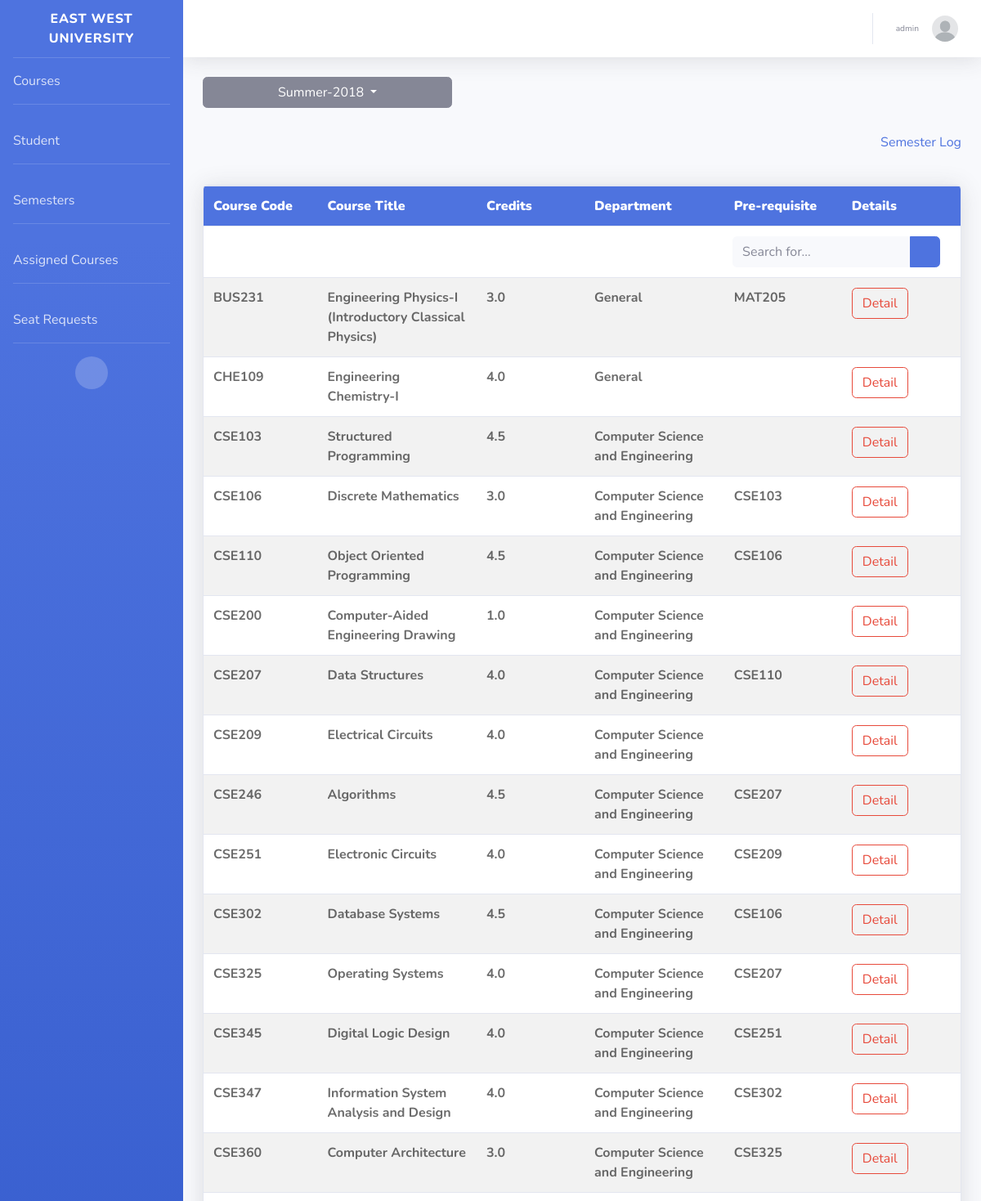
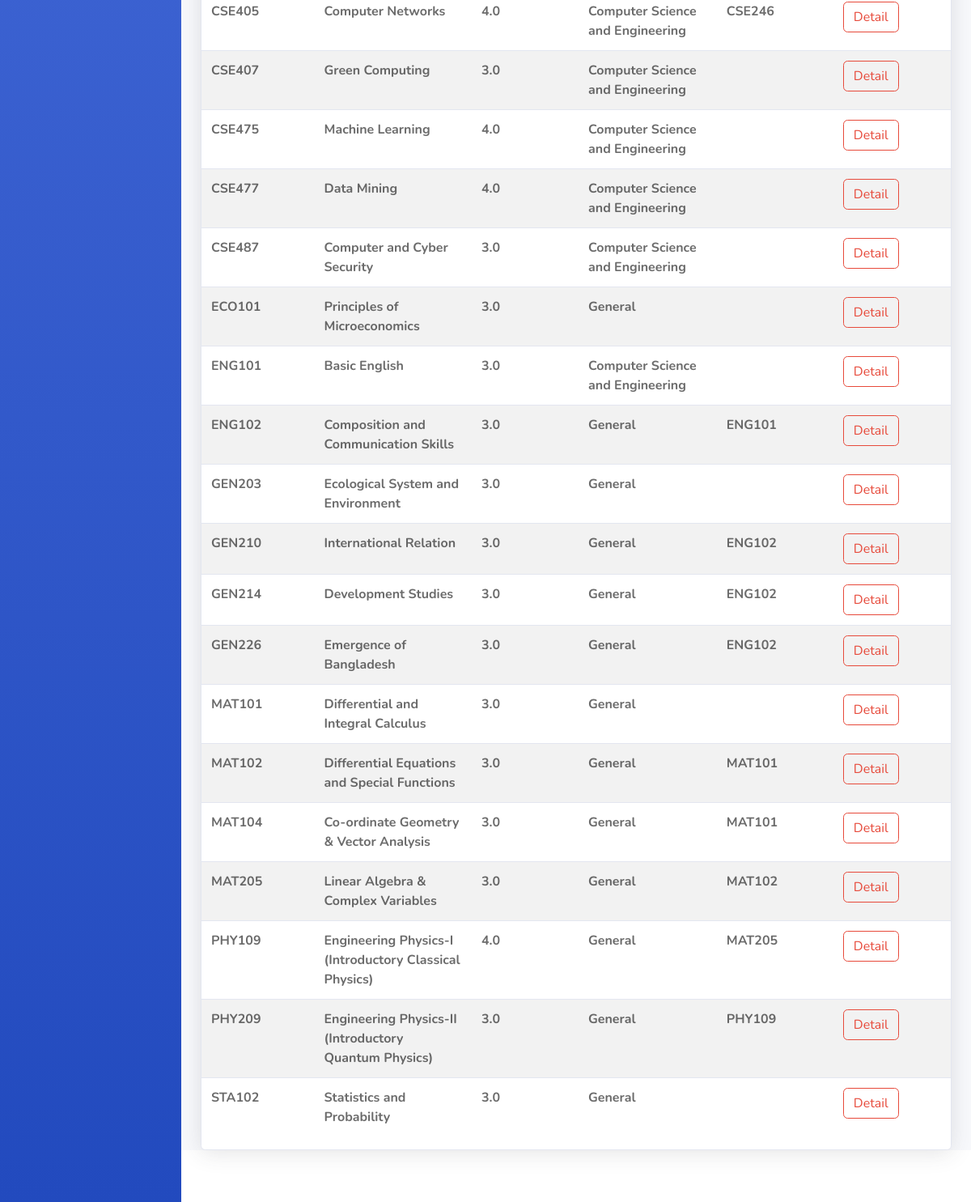
/course-list/ (signed in), run on the app's committed database (2 pictures, top to bottom).
### advising_portal/models.py (models this page shows, shortened)
class Faculty(models.Model):
    GENDERS = (
        (MALE, MALE),
        (FEMALE, FEMALE),
        (OTHER, OTHER)
    )
    faculty_id = models.CharField(max_length=100, primary_key=True)
    name = models.CharField(max_length=30)
    initials = models.CharField(max_length=10)
    profile_picture = models.ImageField(default='default.jpg', upload_to=image_directory_path, storage=image_storage)
    gender = models.CharField(max_length=10, choices=GENDERS, default=MALE)
    date_of_birth = models.DateField(null=True)
    address = models.CharField(max_length=30)
    username = models.OneToOneField(User, on_delete=models.SET_NULL, null=True)
    created_at = models.DateTimeField(default=timezone.now)
    created_by = models.ForeignKey(User, on_delete=models.SET_NULL, null=True, related_name='faculty_creator')
    updated_at = models.DateTimeField(null=True)
    updated_by = models.ForeignKey(User, on_delete=models.SET_NULL, null=True, related_name='faculty_updater')
    history = HistoricalRecords()

class Semester(models.Model):
    semester_id = models.AutoField(primary_key=True)
    semester_name = models.CharField(max_length=50, validators=[RegexValidator(r'(Spring|Summer|Fall)\-[0-9]{4}')])
    semester_starts_at = models.DateField()
    semester_ends_at = models.DateField()
    created_at = models.DateTimeField(default=timezone.now)
    created_by = models.ForeignKey(User, on_delete=models.SET_NULL, null=True, related_name='semester_creator')
    updated_at = models.DateTimeField(null=True)
    updated_by = models.ForeignKey(User, on_delete=models.SET_NULL, null=True, related_name='semester_updater')
    advising_status = models.BooleanField(default=False)
    is_active = models.BooleanField(default=False)
    add_drop_status = models.BooleanField(default=False)
    seat_request_status = models.BooleanField(default=False)
    history = HistoricalRecords()
    class Meta:
        ordering = ['-semester_id']

class Course(models.Model):
    course_id = models.CharField(max_length=100, primary_key=True)
    course_code = models.CharField(max_length=10)
    course_title = models.CharField(max_length=50)
    department = models.ForeignKey(Department, on_delete=models.SET_NULL, null=True, related_name='related_department')
    prerequisite_course = models.ForeignKey('self', on_delete=models.SET_NULL, null=True, related_name='related_prerequisite_course')
    credit = models.FloatField()
    created_at = models.DateTimeField(default=timezone.now)
    created_by = models.ForeignKey(User, on_delete=models.SET_NULL, null=True, related_name='related_created_by')
    semester = models.ForeignKey(Semester, on_delete=models.SET_NULL, null=True, related_name='related_semester')
    history = HistoricalRecords()
    class Meta:
        ordering = ['course_code']

class Department(models.Model):
    department_id = models.CharField(max_length=100, primary_key=True)
    department_name = models.CharField(max_length=50)
    created_at = models.DateTimeField(default=timezone.now)
    created_by = models.ForeignKey(User, on_delete=models.SET_NULL, null=True, related_name='department_creator')
    updated_at = models.DateTimeField(default=timezone.now)
    updated_by = models.ForeignKey(User, on_delete=models.SET_NULL, null=True, related_name='department_updater')
    chairman = models.OneToOneField(User, on_delete=models.SET_NULL, null=True, related_name='department_chairman')
    history = HistoricalRecords()

### users/decorators.py (the view)
        def wrapper_func(request, *args, **kwargs):
            group = None
            if request.user.groups.exists():
                group = request.user.groups.all()[0].name
            if group in allowed_roles:
                return view_func(request, *args, **kwargs)
            else:
                return render(request, 'advising_portal/401.html')

### advising_portal/templatetags/custom_tags.py (called while the page is built)
@register.filter(name='has_group')
def has_group(user, group_name):
    return user.groups.filter(name=group_name).exists()

### advising_portal/templates/advising_portal/course_list.html (shortened to what this page needs)
{% extends "advising_portal/base.html" %}
{% load static %}
{% load custom_tags %}
{% block content %}
    <div class="row">
        <div class="semesters-dropdown-menu col-8">
            <div class="dropdown">
                <button class="btn btn-secondary dropdown-toggle w-50" type="button" id="dropdownMenuButton"
                        data-toggle="dropdown" aria-haspopup="true" aria-expanded="false">
                    {{ semester_name }}
                </button>
            </div>
        </div>
    </div>
    <div align="right">
        <a href="{% url 'faculty-panel-semester-log' semester_id %}">Semester Log</a>
    </div>
    <div class="row">
        <div class="col-md-12 col-lg-12">
            <div class="table-responsive card shadow custom-left-table-align">
                <table id="myTable" class="table table-striped">
                    <tbody>
                    <tr>
                        <th class="col-md-1"><b>Course Code</b></th>
                        <th class="col-md-1"><b>Course Title</b></th>
                        <th class="col-md-1"><b>Credits</b></th>
                        <th class="col-md-1"><b>Department</b></th>
                        <th class="col-md-1"><b>Pre-requisite</b></th>
                        <th class="col-md-1"><b>Details</b></th>
                    </tr>
                    <tr>
                        <td colspan="6" align="right">
                            <form
                                    class="d-none d-sm-inline-block form-inline mr-auto ml-md-3 my-2 my-md-0 mw-100 navbar-search">
                                <div class="input-group custom-search-align">
                                    <input type="text" id="myInput" onkeyup="table_search(6)"
                                           class="form-control bg-light border-0 small" placeholder="Search for..."
                                           aria-label="Search" aria-describedby="basic-addon2">
                                    <div class="input-group-append">
                                        <button class="btn btn-primary" type="button">
                                            <i class="fas fa-search fa-sm"></i>
                                        </button>
                                    </div>
                                </div>
                            </form>
                        </td>
                    </tr>
                    {% for course in courses %}
                        <tr>
                            <td class="col-md-1">{{ course.course_code }}</td>
                            <td class="col-md-1">{{ course.course_title }}</td>
                            <td class="col-md-1">{{ course.credit }}</td>
                            <td class="col-md-1">{{ course.department }}</td>
                            <td class="col-md-1">{{ course.prerequisite_course }}</td>
                            <td class="col-md-1">
                                <button class="btn btn-outline-danger" type="submit" onclick="location.href='{% url 'faculty-panel-course-detail' course.course_id %}'">
                                    Detail
                                </button>
                            </td>
                        </tr>
                    {% endfor %}
                    </tbody>
                </table>
            </div>
        </div>
    </div>
{% endblock content %}

### advising_portal/templates/advising_portal/base.html (shortened to what this page needs)
{% load static %}
{% load custom_tags %}
<!DOCTYPE html>
<html lang="en">
<head>
    <link href="{% static 'advising_portal/requirements/fontawesome-free/css/all.min.css' %}" rel="stylesheet" type="text/css">
    <link href="{% static 'advising_portal/css/basic.min.css' %}" rel="stylesheet">
    <link href="{% static 'advising_portal/css/my_css.css' %}" rel="stylesheet">
</head>
<body id="page-top">
<div id="wrapper">
    <ul class="navbar-nav bg-gradient-primary sidebar sidebar-dark accordion" id="accordionSidebar">
        <a class="sidebar-brand d-flex align-items-center justify-content-center" href="{% url 'student-panel-home' %}">
            <div class="sidebar-brand-text mx-3">East West University</div>
        </a>
        <hr class="sidebar-divider my-0">
        {% if user|has_group:"student" %}
            <li class="nav-item">
                <a class="nav-link" href="{% url 'student-panel-portal' 'recommended' %}">
                    Advising
                </a>
            </li>
            <hr class="sidebar-divider">
            <li class="nav-item">
                <a class="nav-link" href="{% url 'student-panel-advised-courses' %}">
                    Advised Courses
                </a>
            </li>
            <hr class="sidebar-divider">
            <li class="nav-item">
                <a class="nav-link" href="{% url 'student-panel-request-section-list-view' %}">
                    Seat Request
                </a>
            </li>
            <hr class="sidebar-divider">
            <li class="nav-item">
                <a class="nav-link" href="{% url 'student-panel-grade-report' %}">
                    Grade Report
                </a>
            </li>
            <hr class="sidebar-divider d-none d-md-block">
        {% else %}
            <li class="nav-item">
                <a class="nav-link" href="{% url 'faculty-panel-course-list' %}">
                    Courses
                </a>
            </li>
            <hr class="sidebar-divider">
            <li class="nav-item">
                <a class="nav-link" href="{% url 'faculty-panel-student-list' %}">
                    Student
                </a>
            </li>
            <hr class="sidebar-divider">
            <li class="nav-item">
                <a class="nav-link" href="{% url 'faculty-panel-semester-list' %}">
                    Semesters
                </a>
            </li>
            <hr class="sidebar-divider">
            <li class="nav-item">
                <a class="nav-link" href="{% url 'faculty-panel-assigned-sections' %}">
                    Assigned Courses
                </a>
            </li>
            <hr class="sidebar-divider">
            <li class="nav-item">
                <a class="nav-link" href="{% url 'faculty-panel-section-request-list' %}">
                    Seat Requests
                </a>
            </li>
            <hr class="sidebar-divider">
        {% endif %}
        <div class="text-center d-none d-md-inline">
            <button class="rounded-circle border-0" id="sidebarToggle"></button>
        </div>
    </ul>
    <div id="content-wrapper" class="d-flex flex-column">
        <div id="content">
            <nav class="navbar navbar-expand navbar-light bg-white topbar mb-4 static-top shadow">
                <ul class="navbar-nav ml-auto">
                    <li class="nav-item dropdown no-arrow">
                        <a class="nav-link dropdown-toggle" href="#" id="userDropdown" role="button"
                           data-toggle="dropdown" aria-haspopup="true" aria-expanded="false">
                            <span class="mr-2 d-none d-lg-inline text-gray-600 small">
                                    {% if user|has_group:"student" %}
                                        <span class="mr-2 d-none d-lg-inline text-gray-600 small">{{ user.student.name }}</span>
                                    {% else %}
                                        <span class="mr-2 d-none d-lg-inline text-gray-600 small">{{ user.faculty.name }}</span>
                                    {% endif %}
                                </span>
                            {% if user|has_group:"student" %}
                                <img class="img-profile rounded-circle" src="{{ user.student.profile_picture.url }}">
                            {% else %}
                                <img class="img-profile rounded-circle" src="{{ user.faculty.profile_picture.url }}">
                            {% endif %}
                        </a>
                    </li>
                </ul>
            </nav>
            <div class="container-fluid">
                {% block content %}{% endblock %}
            </div>
        </div>
        <footer class="sticky-footer bg-white">
        </footer>
    </div>
</div>
</body>
</html>

### advising_portal/static/advising_portal/css/my_css.css (style rules this page uses)
.custom-search-align { padding-right: 13px; }
.custom-left-table-align { margin-top: 40px; }
.custom-left-table-align th { background-color: #4e73df; color: #ffffff; }
.custom-left-table-align td { color: rgba(0, 0, 0, 0.58); font-weight: bold; }
.semesters-dropdown-menu { padding-bottom: 30px; }

### data on the page
Semester: semester_name "Summer-2018"
Course: course_code "BUS231", course_title "Engineering Physics-I (Introductory Classical Physics)", credit "3.0"
Department: department "General" "General" "General" "General" "General" "General" "General" "General" "General" "General" "General" "General" "General" "General" "General"
Course: prerequisite_course "MAT205" "MAT205", course_code "MAT205", course_title "Linear Algebra & Complex Variables", credit "3.0"
Course: course_code "CHE109", course_title "Engineering Chemistry-I", credit "4.0"
Course: course_code "CSE103", course_title "Structured Programming", credit "4.5", prerequisite_course "CSE103"
Department: department "Computer Science and Engineering" "Computer Science and Engineering" "Computer Science and Engineering" "Computer Science and Engineering" "Computer Science and Engineering" "Computer Science and Engineering" "Computer Science and Engineering" "Computer Science and Engineering" "Computer Science and Engineering" "Computer Science and Engineering" "Computer Science and Engineering" "Computer Science and Engineering" "Computer Science and Engineering" "Computer Science and Engineering" "Computer Science and Engineering" "Computer Science and Engineering" "Computer Science and Engineering" "Computer Science and Engineering" "Computer Science and Engineering"
Course: course_code "CSE106", course_title "Discrete Mathematics", credit "3.0", prerequisite_course "CSE106" "CSE106"
Course: course_code "CSE110", course_title "Object Oriented Programming", credit "4.5", prerequisite_course "CSE110"
Course: course_code "CSE200", course_title "Computer-Aided Engineering Drawing", credit "1.0"
Course: course_code "CSE207", course_title "Data Structures", credit "4.0", prerequisite_course "CSE207" "CSE207"
Course: course_code "CSE209", course_title "Electrical Circuits", credit "4.0", prerequisite_course "CSE209"
Course: course_code "CSE246", course_title "Algorithms", credit "4.5", prerequisite_course "CSE246"
Course: course_code "CSE251", course_title "Electronic Circuits", credit "4.0", prerequisite_course "CSE251"
Course: course_code "CSE302", course_title "Database Systems", credit "4.5", prerequisite_course "CSE302"
Course: course_code "CSE325", course_title "Operating Systems", credit "4.0", prerequisite_course "CSE325"
Course: course_code "CSE345", course_title "Digital Logic Design", credit "4.0"
Course: course_code "CSE347", course_title "Information System Analysis and Design", credit "4.0"
Course: course_code "CSE360", course_title "Computer Architecture", credit "3.0"
Course: course_code "CSE405", course_title "Computer Networks", credit "4.0"
Course: course_code "CSE407", course_title "Green Computing", credit "3.0"
Course: course_code "CSE475", course_title "Machine Learning", credit "4.0"
Course: course_code "CSE477", course_title "Data Mining", credit "4.0"
Course: course_code "CSE487", course_title "Computer and Cyber Security", credit "3.0"
Course: course_code "ECO101", course_title "Principles of Microeconomics", credit "3.0"
Course: course_code "ENG101", course_title "Basic English", credit "3.0", prerequisite_course "ENG101"
Course: course_code "ENG102", course_title "Composition and Communication Skills", credit "3.0", prerequisite_course "ENG102" "ENG102" "ENG102"
Course: course_code "GEN203", course_title "Ecological System and Environment", credit "3.0"
Course: course_code "GEN210", course_title "International Relation", credit "3.0"
Course: course_code "GEN214", course_title "Development Studies", credit "3.0"
Course: course_code "GEN226", course_title "Emergence of Bangladesh", credit "3.0"
Course: course_code "MAT101", course_title "Differential and Integral Calculus", credit "3.0", prerequisite_course "MAT101" "MAT101"
Course: course_code "MAT102", course_title "Differential Equations and Special Functions", credit "3.0", prerequisite_course "MAT102"
Course: course_code "MAT104", course_title "Co-ordinate Geometry & Vector Analysis", credit "3.0"
Course: course_code "PHY109", course_title "Engineering Physics-I (Introductory Classical Physics)", credit "4.0", prerequisite_course "PHY109"
Course: course_code "PHY209", course_title "Engineering Physics-II (Introductory Quantum Physics)", credit "3.0"
Course: course_code "STA102", course_title "Statistics and Probability", credit "3.0"

### other printed values
{{ user.faculty.name }} "admin"
